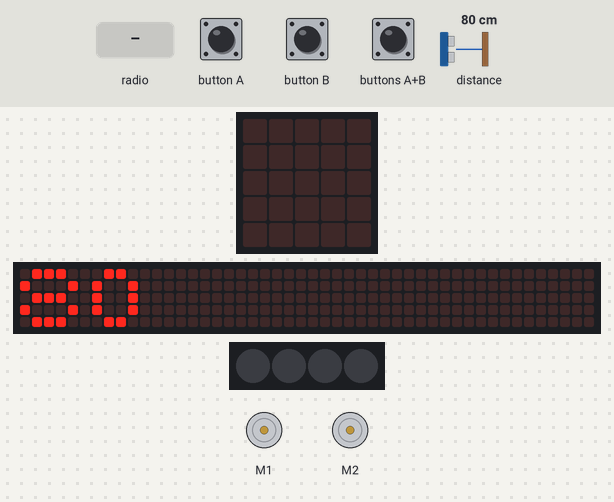
Simulated run of this program. Board: BBC micro:bit (MakeCode). On the bench: the board's 5×5 LED display, a strip that is not on the board, showing the scrolling text unrolled, 4 RGB LEDs in strip order, left to right, 2 × DC motor (green arrow = forward, orange = backward, longer = faster). The test bench sets the inputs (shaded band); at power-on: distance to the obstacle 80 cm. Dim RGB values are drawn brighter than linear; the 48×5 strip is a reading aid, not a part: it shows the text the display is scrolling, unrolled, one strip-width of it at a time.

Above: at 2.3 s.
4.0 s: button A pressed for 0.15 s
At 5.2 s:
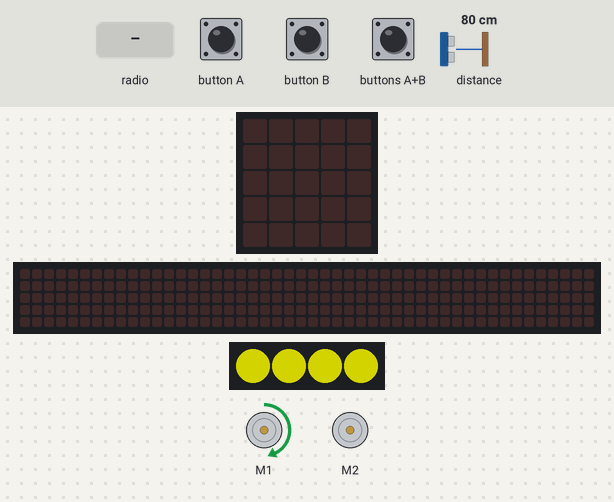
5.6 s: button B pressed for 0.15 s
At 6.4 s:
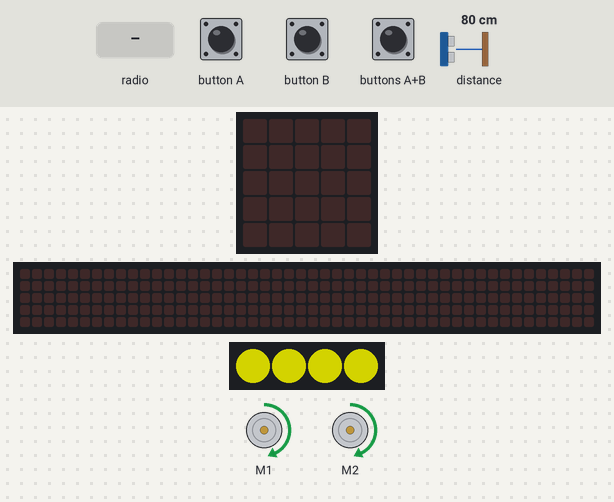
7.2 s: radio message "8" arrives
At 8.1 s:
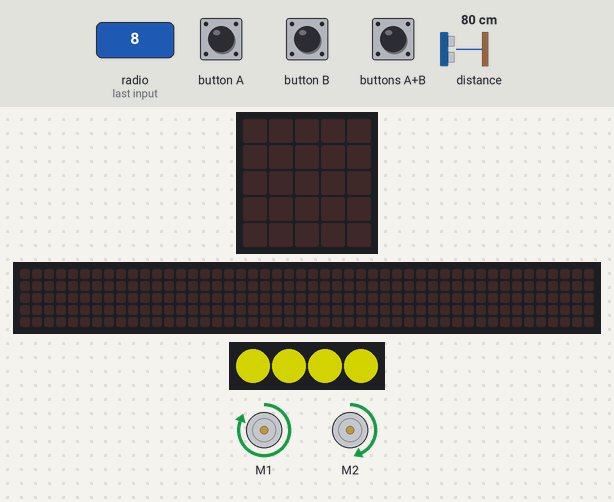
8.7 s: radio message "9" arrives
At 9.2 s:
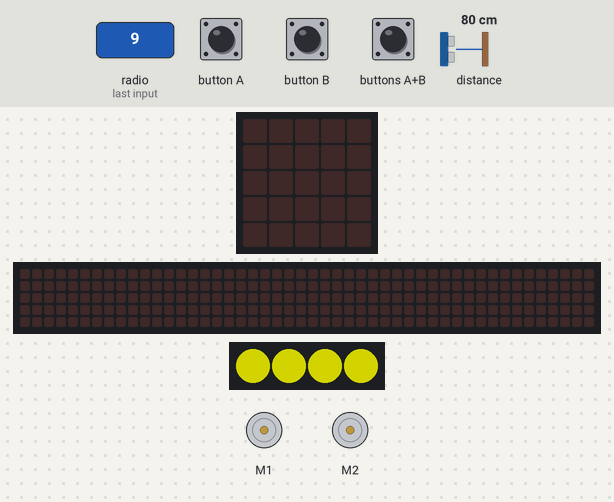
10.2 s: radio message "7" arrives
At 11.4 s:
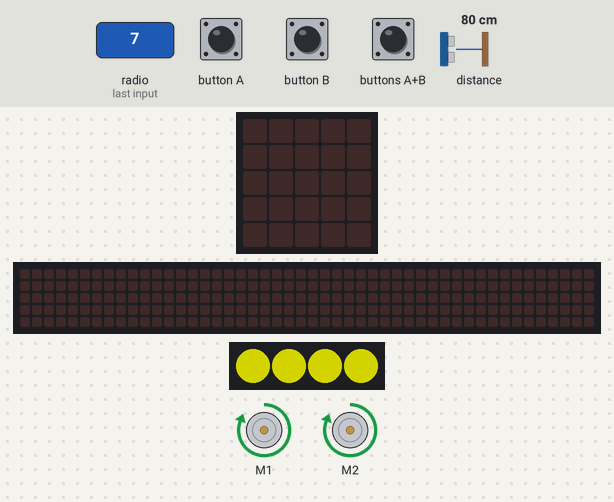
11.7 s: button A pressed for 0.15 s
At 12.2 s:
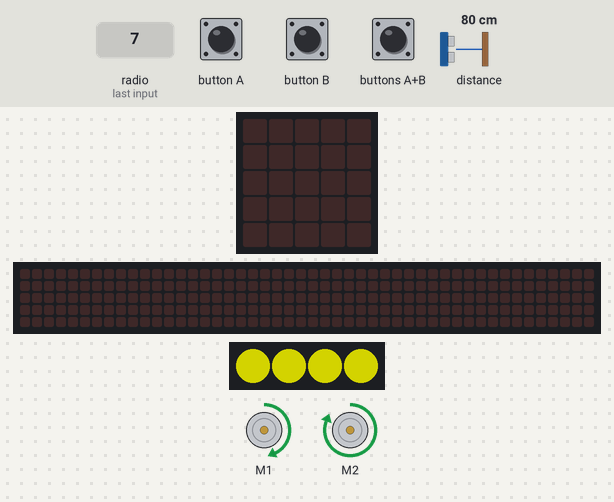
Timing chart, 0 to 14.3 s (numbered marks = the images above; inputs shaded):
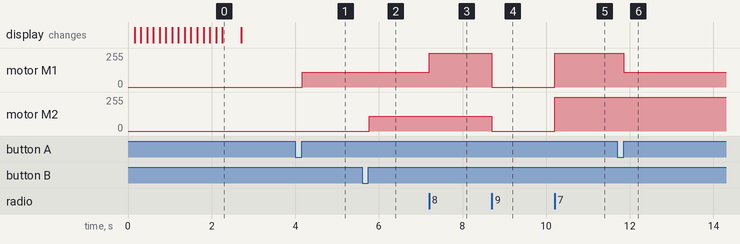

Measured:
- after the input at 4.0 s, motor M1: stopped → forward 111/255 after 0.17 s
- after the input at 5.6 s, motor M2: stopped → forward 111/255 after 0.17 s
- after the input at 7.2 s, motor M1: forward 111/255 → forward 255/255 at once
- after the input at 8.7 s, motor M1: forward 255/255 → stopped at once; motor M2: forward 111/255 → stopped at once
- after the input at 10.2 s, motor M1, motor M2: stopped → forward 255/255 at once
- after the input at 11.7 s, motor M1: forward 255/255 → forward 111/255 after 0.15 s
- what the display in image 0 shows lasts 0.4 s, from 2.3 s to 2.7 s

The program:

main.ts
```typescript
radio.onReceivedNumber(function (receivedNumber) {
    if (receivedNumber == 8) {
        maqueen.motorRun(maqueen.Motors.M1, maqueen.Dir.CW, 255)
    } else if (receivedNumber == 9) {
        maqueen.motorRun(maqueen.Motors.All, maqueen.Dir.CW, 0)
    } else if (receivedNumber == 7) {
        maqueen.motorRun(maqueen.Motors.All, maqueen.Dir.CW, 255)
    } else if (receivedNumber == 6) {
        maqueen.motorRun(maqueen.Motors.M2, maqueen.Dir.CW, 255)
    } else if (receivedNumber == 5) {
        maqueen.motorRun(maqueen.Motors.All, maqueen.Dir.CCW, 255)
    } else {

    }
})
input.onButtonPressed(Button.A, function () {
    maqueen.motorRun(maqueen.Motors.M1, maqueen.Dir.CW, 111)
})
input.onButtonPressed(Button.AB, function () {
    maqueen.motorRun(maqueen.Motors.All, maqueen.Dir.CW, 111)
})
input.onButtonPressed(Button.B, function () {
    maqueen.motorRun(maqueen.Motors.M2, maqueen.Dir.CW, 111)
})
basic.showNumber(maqueen.Ultrasonic(PingUnit.Centimeters))
let strip = neopixel.create(DigitalPin.P15, 4, NeoPixelMode.RGB)
radio.setGroup(7)
basic.forever(function () {
    strip.showColor(neopixel.colors(NeoPixelColors.Yellow))
})
```

test.ts
```typescript
// tests gaan hier; deze zal niet worden gecompileerd wanneer dit pakket wordt gebruikt als extensie.
```
